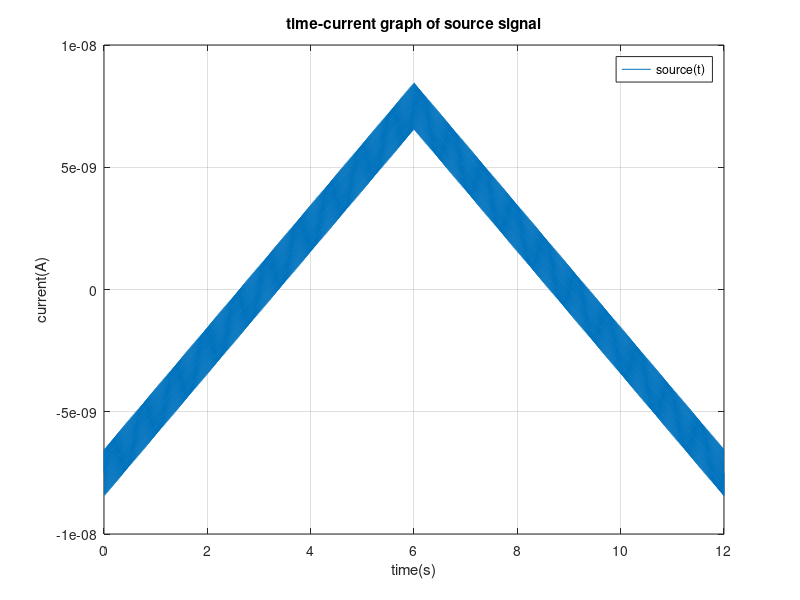
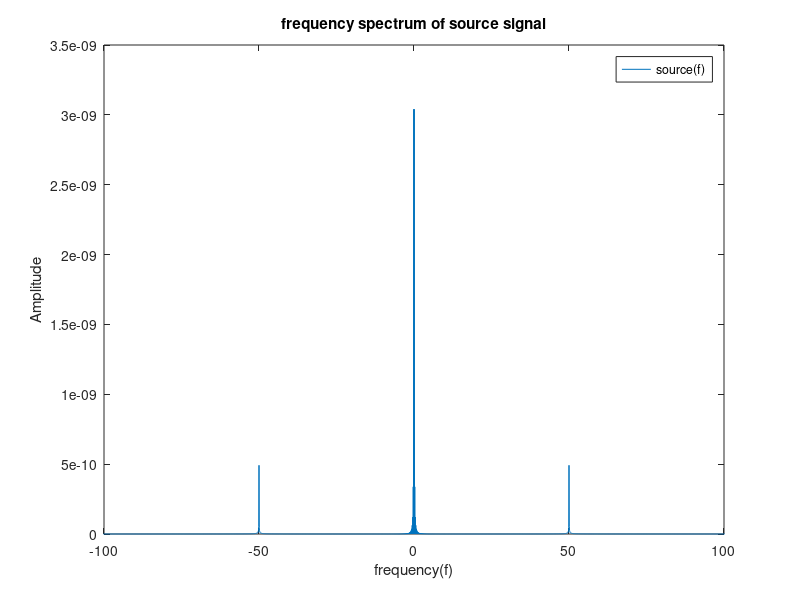
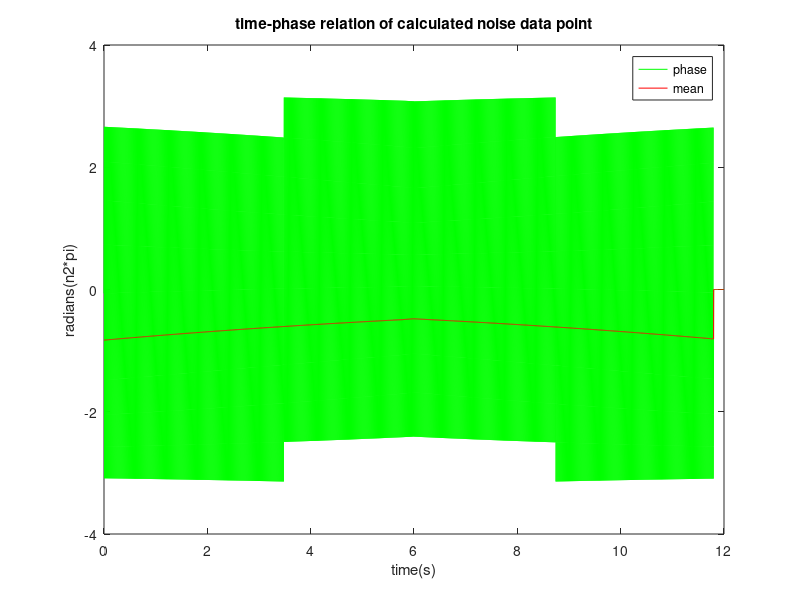
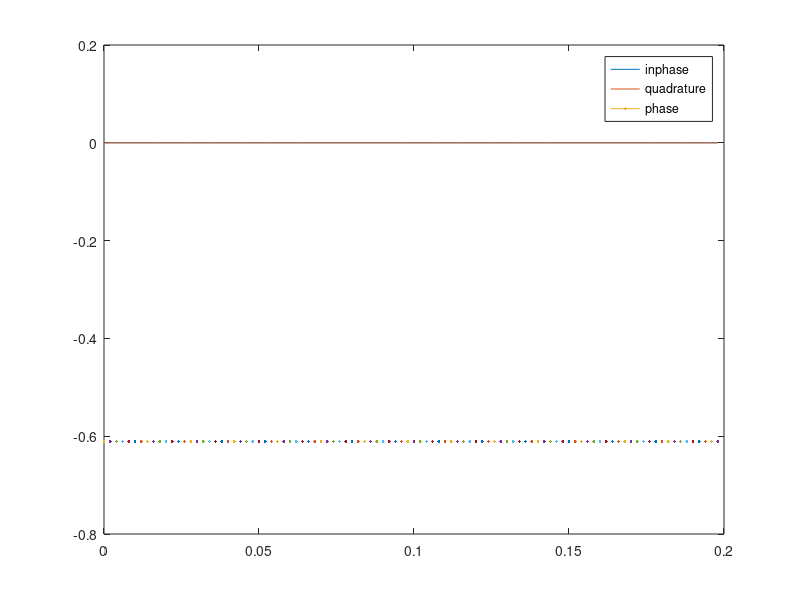

The MATLAB script that drew these images, in order:
close all; clc;

fm = 50; T = 0.002; fs = 1/T; A = 10^-9; t=0:T:12;r = 200*10^9; duration = 12;
vf = -1500:1:1500; vb = 1500:-1:-1499; vt = [vf,vb];
N = length(t);
w = linspace(-fs/2,fs/2,N);

it = vt./r;
nt = A*sin(2*pi*fm*t);
dt = it + nt;

figure(1)
plot(t,dt); title("time-current graph of source signal"); xlabel("time(s)");ylabel("current(A)");legend("source(t)");
grid on;

ffin = fftshift(fft(dt,N));

figure(2)
plot(w,abs(ffin)/N);title("frequency spectrum of source signal"); xlabel("frequency(f)");ylabel("Amplitude");legend("source(f)");
xlim([-100 100])

stepsize = round(N/60);
tsamp = 0:T:(T*(stepsize-1));

rcos = cos(2 * pi * fm * tsamp);
rsin = sin(2 * pi * fm * tsamp);

gain = 0.9999998;
f1num = [0.1,0.1,0.1,0.1,0.1,0.1,0.1,0.1,0.1,0.1,0.1,0.1] * gain;
f1denum = [1];

phases = [];
amplitudes = [];
mph = zeros(1,6001);

varamp = 1.68;%length(t)^(-2)/(A*1.5*duration);% %(2/max(rcos))*((mean(in_phase_filtered)^2+(mean(quadrature_filtered)^2)));

deriv = zeros(1,N);
phases = zeros(1,N);

for i = 1:1:(length(t)-stepsize)
    temp = dt(i : i + stepsize - 1);
    in_phase_signal = temp .* rcos;
    quadrature_signal = temp .* rsin;

    in_phase_filtered = filter(f1num, f1denum, in_phase_signal);
    quadrature_filtered = filter(f1num, f1denum, quadrature_signal);

    phases(i) =  atan2(mean(in_phase_filtered), mean(quadrature_filtered));

    tempp = atan2(mean(in_phase_filtered), mean(quadrature_filtered));
    tempa = (varamp*(mean(in_phase_filtered)^2 + mean(quadrature_filtered)^2)^(1/2))/max(rsin);

    deriv(i) = tempa*sin(2 * pi * fm * tsamp(1) + tempp);
    if rem(i,10) == 0
        mph(i-9:i) = phases(i);
    end
    
end

    temp = dt(1700 : 1700 + stepsize - 1);
    in_phase_signal = temp .* rcos;
    quadrature_signal = temp .* rsin;

    in_phase_filtered = filter(f1num, f1denum, in_phase_signal);
    quadrature_filtered = filter(f1num, f1denum, quadrature_signal);

figure(3)
plot(t,phases,"green");
hold on;
plot(t,mph,"red");title("time-phase relation of calculated noise data point");xlabel("time(s)");ylabel("radians(n2*pi)");legend("phase","mean");
hold off;

figure(4)
plot(tsamp,in_phase_filtered);
hold on;
plot(tsamp,quadrature_filtered);
hold on;
plot(tsamp,atan2(mean(in_phase_filtered),mean(quadrature_filtered))); legend("inphase","quadrature","phase");
hold off;

rest = dt - deriv;

ffout = fftshift(fft(rest,N));

figure(5);
plot(t,nt,"green")
hold on;
plot(t,deriv,"red"); title("implemented noise and derived noise comparison");xlabel("time(s)");ylabel("amplitude");legend("implemented","derived");%xlim([5.9 6.1])
hold off;

figure(6);
plot(t,rest);title("time dependent graph of output signal"); xlabel("time(s)");ylabel("current(A)");legend("output(t)");
xlim([5.5 6.5]);grid on;
figure(7)
plot(vt,rest);title("voltage dependent graph of output signal"); xlabel("voltage(mV)");ylabel("current(A)");legend("output(mV)");
grid on;
figure(8)
plot(w,abs(ffout)/N);title("frequency spectrum of output signal"); xlabel("frequency(f)");ylabel("Amplitude");legend("source(f)");
xlim([-100 100])
figure(9)
plot(w,abs(ffin)/N);title("frequency spectrum of source signal"); xlabel("frequency(f)");ylabel("Amplitude");legend("source(f)");

figure(10)
plot(abs(freqz(f1num,f1denum,fs/2)));title("frequency spectrum of moving average filter");xlabel("frequency(f)");ylabel("Amplitude");legend("H(f)");

figure(11)
plot(t,dt)
hold on;
plot(t,rest,"green");title("time dependent graph of source and output signal"); xlabel("time(s)");ylabel("current(A)");legend("source(t)","output(t)");
hold off;

figure(12)
plot(vt,dt)
hold on;
plot(vt,rest,"green");title("voltage dependent graph of source and output signal"); xlabel("voltage(mV)");ylabel("current(A)");legend("source(mV)","output(mV)");
hold off;

figure(13)
plot(t,dt);
hold on;
plot(t,deriv);title("time dependent source signal and derived noise to be substracted");xlabel("time(s)");ylabel("current(A)");legend("source(t)","derived noise(t)");
hold off;


figure(14)
subplot(221)
plot(t,dt)
hold on;
plot(t,rest,"green");title("time dependent graph of source and output signal"); xlabel("time(s)");ylabel("current(A)");legend("source(t)","output(t)");
hold off;
subplot(222)
plot(vt,dt)
hold on;
plot(vt,rest,"green");title("voltage dependent graph of source and output signal"); xlabel("voltage(mV)");ylabel("current(A)");legend("source(mV)","output(mV)");
hold off;
subplot(223)
plot(w,abs(ffin)/N,"red");title("frequency spectrum of source signal"); xlabel("frequency(f)");ylabel("Amplitude");legend("source(f)");
xlim([-100 100])
subplot(224)
plot(w,abs(ffout)/N,"red");title("frequency spectrum of output signal"); xlabel("frequency(f)");ylabel("Amplitude");legend("output(f)");
xlim([-100 100])
